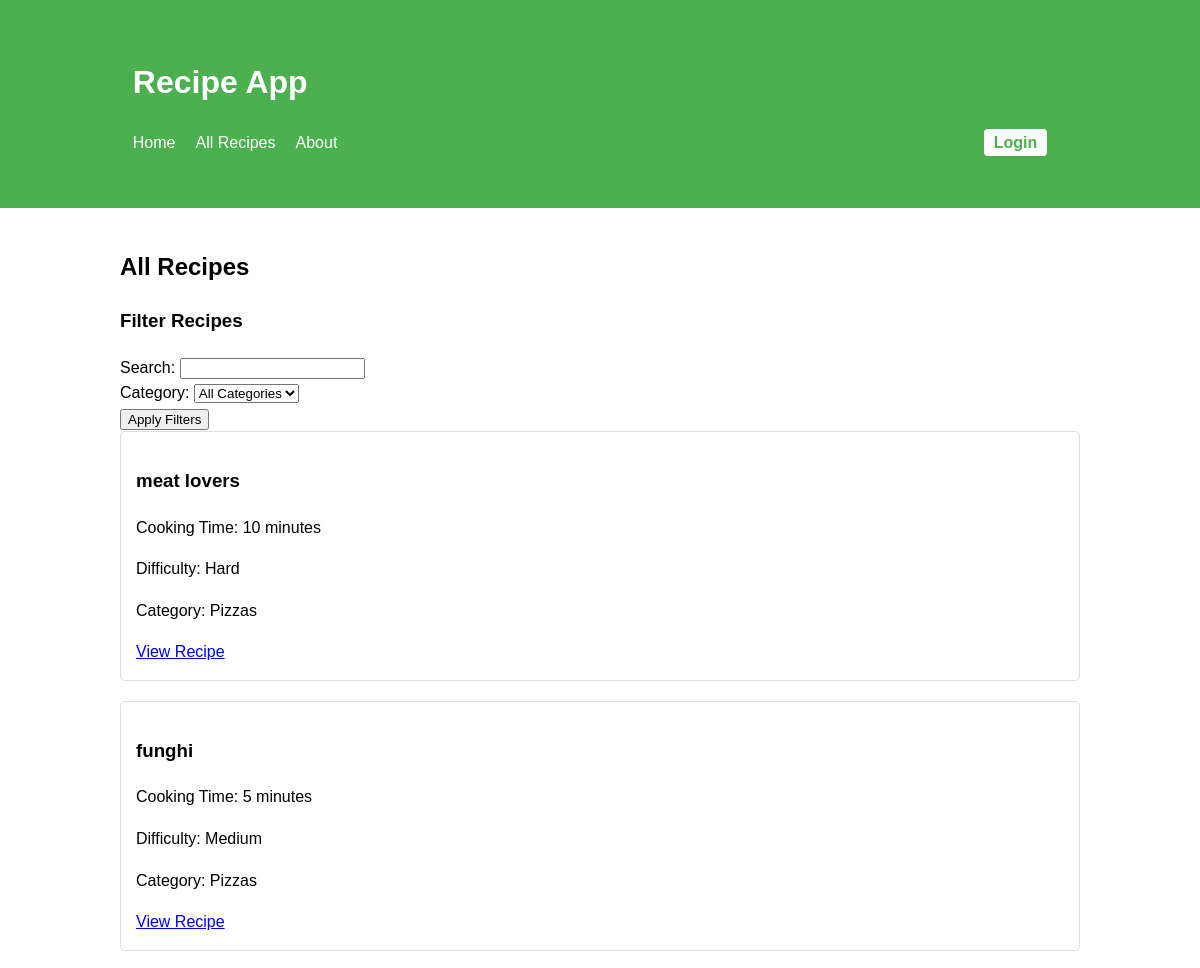
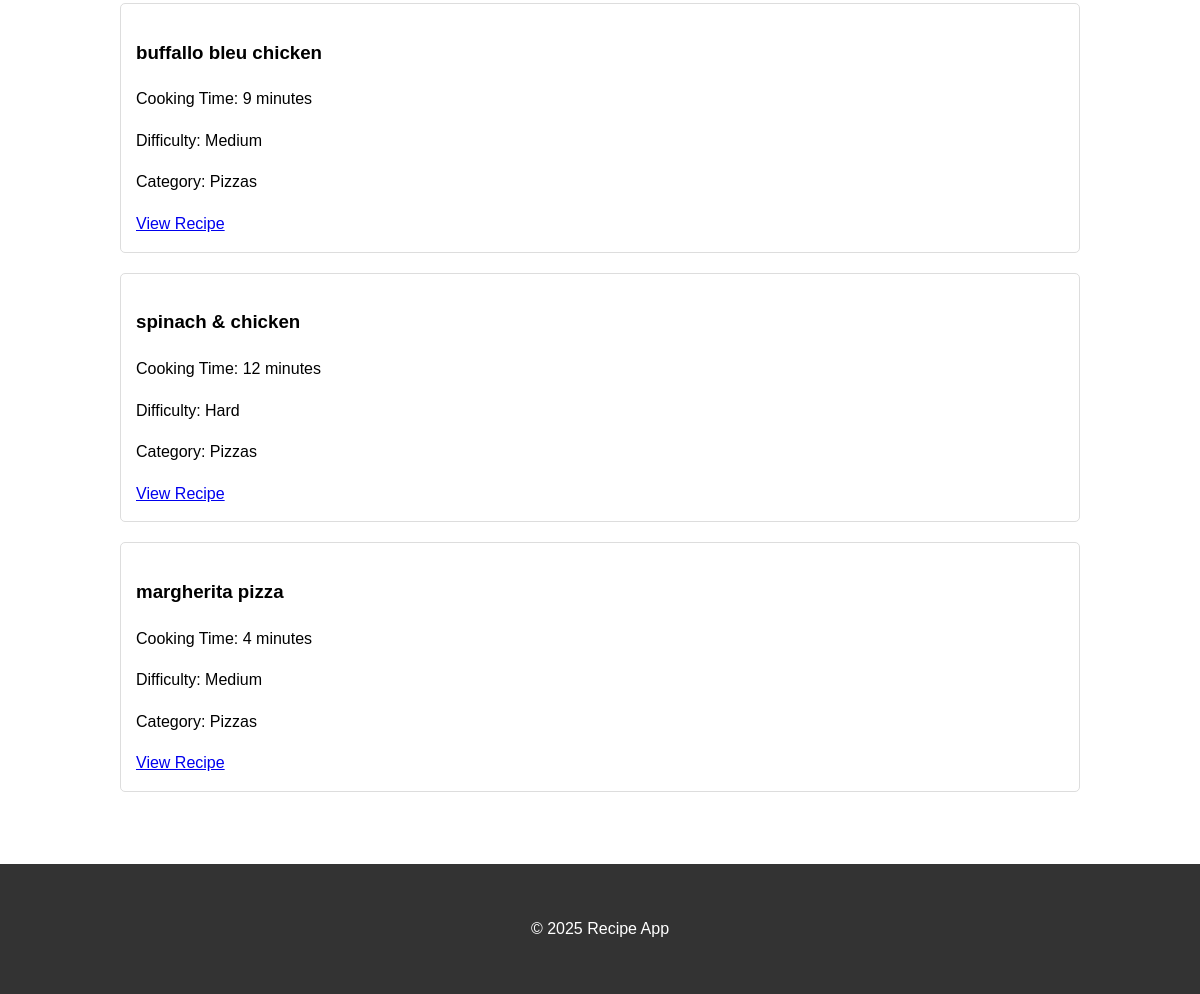
The app's page /recipes/ with its own data (2 pictures, top to bottom).
### recipes/models.py (models this page shows, shortened)
class Recipe(models.Model):
    name = models.CharField(max_length=100)
    cooking_time = models.IntegerField()
    ingredients = models.TextField()  # basic compatibility
    category = models.ForeignKey('categories.Category',
                               on_delete=models.SET_NULL,
                               null=True, blank=True,
                               related_name='recipes')
    ingredient_list = models.ManyToManyField('ingredients.Ingredient',
                                           blank=True,
                                           related_name='used_in')
    def get_ingredients_list(self):
        return self.ingredients.split(',') if self.ingredients else [] #we use this to get the list of ingredients via split because the ingredients are stored as a string in the database
    def calculate_difficulty(self):
        cooking_time = self.cooking_time
        num_ingredients = len(self.get_ingredients_list())
        TIME_THRESHOLD = 10
        INGREDIENT_THRESHOLD = 3
        if cooking_time < TIME_THRESHOLD:
            if num_ingredients < INGREDIENT_THRESHOLD:
                return "Easy"
            else:
                return "Medium"
        else:
            if num_ingredients >= INGREDIENT_THRESHOLD:
                return "Hard"
            else:
                return "Intermediate"

### categories/models.py (models this page shows, shortened)
class Category(models.Model):
    name = models.CharField(max_length=100)
    description = models.TextField(blank=True, null=True)
    class Meta:
        ordering = ['name']
        verbose_name = 'category'
        verbose_name_plural = 'categories'

### recipes/views.py (the view)
# urls.py: path('recipes/', views.RecipeListView.as_view(), name='recipe-list'),
class RecipeListView(ListView):
    model = Recipe
    template_name = 'recipes/recipe_list.html'
    context_object_name = 'recipes'
    paginate_by = 8
    def get_queryset(self):
        queryset = Recipe.objects.all().order_by('-id')
        query = self.request.GET.get('q')
        if query:
            queryset = queryset.filter(
                Q(name__icontains=query) |
                Q(ingredients__icontains=query)
            )
        category_id = self.request.GET.get('category')
        if category_id:
            queryset = queryset.filter(category__id=category_id)
        return queryset
    def get_context_data(self, **kwargs):
        context = super().get_context_data(**kwargs)
        context['categories'] = Category.objects.all()
        context['search_query'] = self.request.GET.get('q', '')
        context['selected_category'] = self.request.GET.get('category', '')
        return context

### recipes/templates/recipes/recipe_list.html (shortened to what this page needs)
<!DOCTYPE html>
{% extends 'recipes/base.html' %}
{% block content %}
    <h2>All Recipes</h2>
    <div class="filters">
        <h3>Filter Recipes</h3>
        <form method="get" action="{% url 'recipe-list' %}">
            <div class="search-box">
                <label for="search">Search:</label>
                <input type="text" id="search" name="q" value="{{ search_query }}">
            </div>
            <div class="category-filter">
                <label for="category">Category:</label>
                <select id="category" name="category">
                    <option value="">All Categories</option>
                </select>
            </div>
            <button type="submit">Apply Filters</button>
        </form>
    </div>
    <div class="recipes-list">
        {% if recipes %}
            {% for recipe in recipes %}
                <div class="recipe-card">
                    <h3>{{ recipe.name }}</h3>
                    <p>Cooking Time: {{ recipe.cooking_time }} minutes</p>
                    <p>Difficulty: {{ recipe.calculate_difficulty }}</p>
                    {% if recipe.category %}
                        <p>Category: {{ recipe.category.name }}</p>
                    {% endif %}
                    <a href="{% url 'recipe-detail' recipe.id %}">View Recipe</a>
                </div>
            {% endfor %}
        {% else %}
            <p>No recipes found matching your criteria.</p>
        {% endif %}
    </div>
{% endblock %}

### recipes/templates/recipes/base.html (style rules this page uses)
body { font-family: Arial, sans-serif; line-height: 1.6; margin: 0; padding: 0; background-color: linear-gradient(to right, #6994be, #cccccc); }
.recipe-card { border: 1px solid #ddd; border-radius: 5px; padding: 15px; margin-bottom: 20px; }

### records on screen
Recipe: name "meat lovers", cooking_time "10", calculate_difficulty "Hard", category.name "Pizzas"
Recipe: name "funghi", cooking_time "5", calculate_difficulty "Medium", category.name "Pizzas"
Recipe: name "buffallo bleu chicken", cooking_time "9", calculate_difficulty "Medium", category.name "Pizzas"
Recipe: name "spinach & chicken", cooking_time "12", calculate_difficulty "Hard", category.name "Pizzas"
Recipe: name "margherita pizza", cooking_time "4", calculate_difficulty "Medium", category.name "Pizzas"
